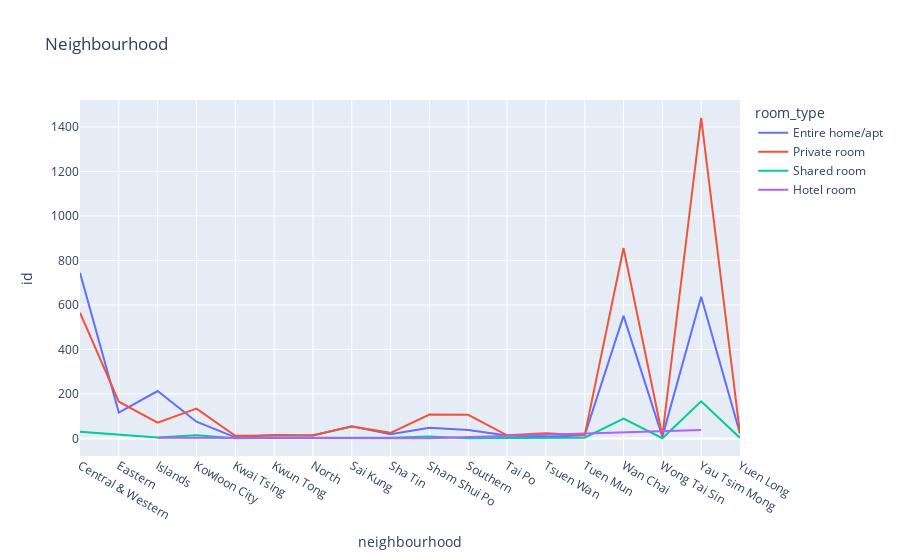

Notebook code cell kept with this figure:
### Code cell
neighborhood_counts = airbnb_data.groupby(['neighbourhood', 'room_type'])['id'].nunique().reset_index()

fig = px.line(neighborhood_counts, 
              x='neighbourhood', 
              y='id', 
              color='room_type', 
              title='Neighbourhood')
fig.show()

### Figure 1 — Plotly figure (JSON) as saved in the notebook; plotly's stock layout.template omitted (floating-point values rounded to 4 significant figures)
{"data": [{"hovertemplate": "room_type=Entire home/apt<br>neighbourhood=%{x}<br>id=%{y}<extra></extra>", "legendgroup": "Entire home/apt", "line": {"color": "#636efa", "dash": "solid"}, "marker": {"symbol": "circle"}, "mode": "lines", "name": "Entire home/apt", "orientation": "v", "showlegend": true, "type": "scatter", "x": ["Central & Western", "Eastern", "Islands", "Kowloon City", "Kwai Tsing", "Kwun Tong", "North", "Sai Kung", "Sha Tin", "Sham Shui Po", "Southern", "Tai Po", "Tsuen Wan", "Tuen Mun", "Wan Chai", "Wong Tai Sin", "Yau Tsim Mong", "Yuen Long"], "xaxis": "x", "y": [744, 116, 213, 75, 5, 15, 13, 55, 19, 48, 38, 13, 7, 14, 551, 8, 637, 22], "yaxis": "y"}, {"hovertemplate": "room_type=Private room<br>neighbourhood=%{x}<br>id=%{y}<extra></extra>", "legendgroup": "Private room", "line": {"color": "#EF553B", "dash": "solid"}, "marker": {"symbol": "circle"}, "mode": "lines", "name": "Private room", "orientation": "v", "showlegend": true, "type": "scatter", "x": ["Central & Western", "Eastern", "Islands", "Kowloon City", "Kwai Tsing", "Kwun Tong", "North", "Sai Kung", "Sha Tin", "Sham Shui Po", "Southern", "Tai Po", "Tsuen Wan", "Tuen Mun", "Wan Chai", "Wong Tai Sin", "Yau Tsim Mong", "Yuen Long"], "xaxis": "x", "y": [565, 165, 71, 134, 12, 12, 14, 53, 25, 107, 106, 14, 23, 14, 856, 12, 1441, 21], "yaxis": "y"}, {"hovertemplate": "room_type=Shared room<br>neighbourhood=%{x}<br>id=%{y}<extra></extra>", "legendgroup": "Shared room", "line": {"color": "#00cc96", "dash": "solid"}, "marker": {"symbol": "circle"}, "mode": "lines", "name": "Shared room", "orientation": "v", "showlegend": true, "type": "scatter", "x": ["Central & Western", "Eastern", "Islands", "Kowloon City", "Kwai Tsing", "Kwun Tong", "Sai Kung", "Sha Tin", "Sham Shui Po", "Southern", "Tai Po", "Tuen Mun", "Wan Chai", "Wong Tai Sin", "Yau Tsim Mong", "Yuen Long"], "xaxis": "x", "y": [30, 16, 4, 14, 1, 3, 2, 3, 9, 1, 2, 3, 89, 1, 167, 2], "yaxis": "y"}, {"hovertemplate": "room_type=Hotel room<br>neighbourhood=%{x}<br>id=%{y}<extra></extra>", "legendgroup": "Hotel room", "line": {"color": "#ab63fa", "dash": "solid"}, "marker": {"symbol": "circle"}, "mode": "lines", "name": "Hotel room", "orientation": "v", "showlegend": true, "type": "scatter", "x": ["Islands", "Sham Shui Po", "Yau Tsim Mong"], "xaxis": "x", "y": [3, 1, 38], "yaxis": "y"}], "layout": {"legend": {"title": {"text": "room_type"}, "tracegroupgap": 0}, "title": {"text": "Neighbourhood"}, "xaxis": {"anchor": "y", "domain": [0, 1], "title": {"text": "neighbourhood"}}, "yaxis": {"anchor": "x", "domain": [0, 1], "title": {"text": "id"}}}}
